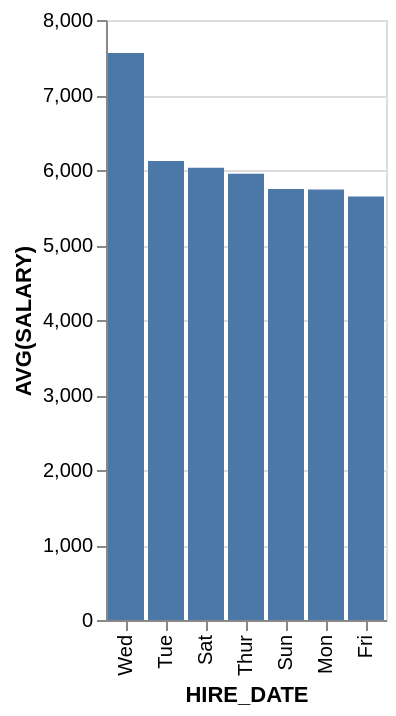

The Vega-Lite source for this figure:
### Vega-Lite specification from a JSON file in a GitHub repository (floating-point values rounded to 4 significant figures)
{"data": {"values": [{"x_data": "Wed", "y_data": 7560}, {"x_data": "Tue", "y_data": 6121.0}, {"x_data": "Sat", "y_data": 6029.0}, {"x_data": "Thur", "y_data": 5950}, {"x_data": "Sun", "y_data": 5747.0}, {"x_data": "Mon", "y_data": 5740}, {"x_data": "Fri", "y_data": 5646.0}]}, "mark": "bar", "encoding": {"x": {"field": "x_data", "type": "nominal", "title": "HIRE_DATE", "sort": {"op": "sum", "field": "y_data", "order": "descending"}}, "y": {"field": "y_data", "type": "quantitative", "title": "AVG(SALARY)"}}}
